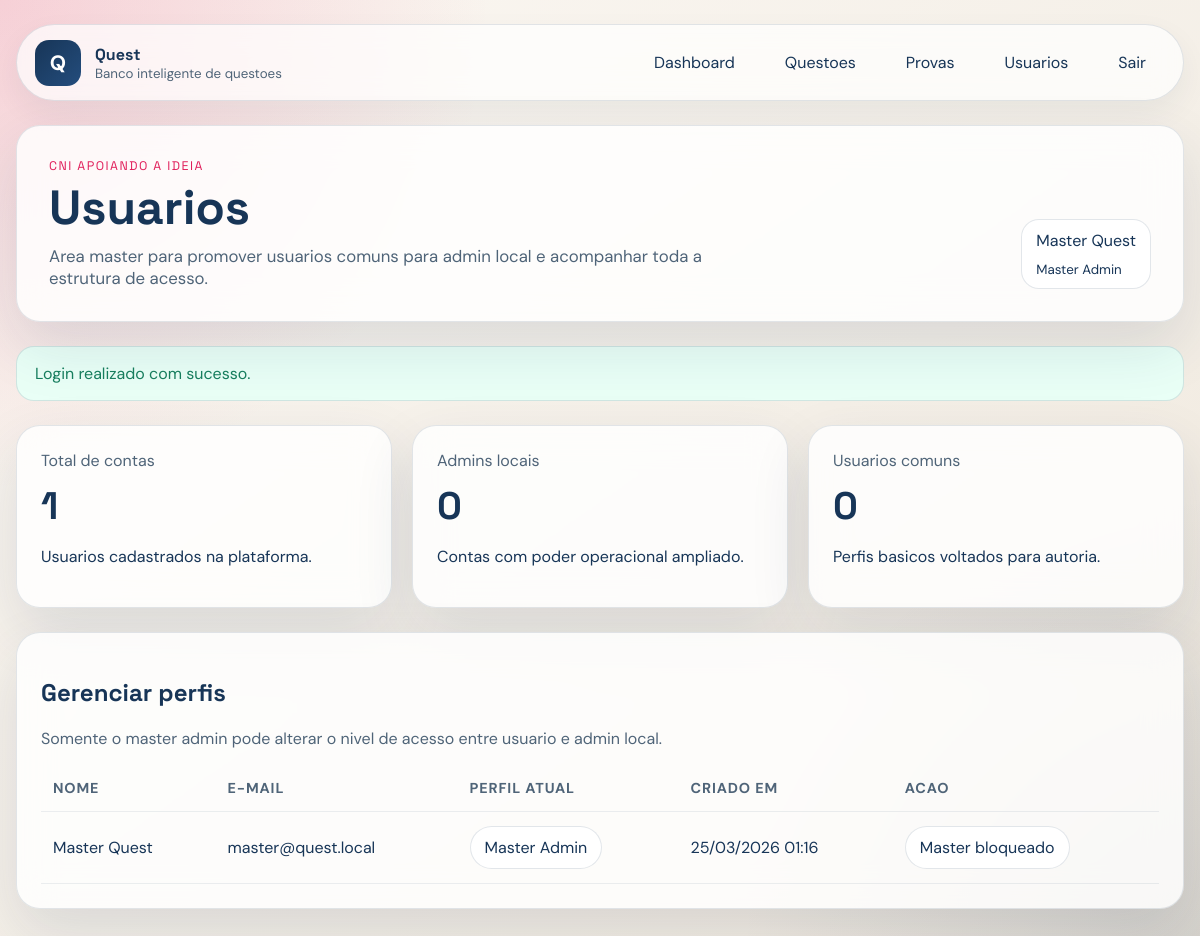
/users.php (signed in), run on the app's committed database.
### tables this page shows
CREATE TABLE IF NOT EXISTS `users` (
    `id` INT UNSIGNED NOT NULL AUTO_INCREMENT,
    `name` VARCHAR(120) NOT NULL,
    `email` VARCHAR(180) NOT NULL,
    `password_hash` VARCHAR(255) NOT NULL,
    `role` ENUM('master_admin', 'local_admin', 'user') NOT NULL DEFAULT 'user',
    `created_at` TIMESTAMP NOT NULL DEFAULT CURRENT_TIMESTAMP,
    `updated_at` TIMESTAMP NOT NULL DEFAULT CURRENT_TIMESTAMP ON UPDATE CURRENT_TIMESTAMP,
    PRIMARY KEY (`id`),
    UNIQUE KEY `users_email_unique` (`email`)
);

### bootstrap.php (called while the page is built, shortened)
<?php
$config = require __DIR__ . '/config.php';
require_once __DIR__ . '/includes/layout.php';
function config(?string $key = null, mixed $default = null): mixed
{
    global $config;
    $value = $config;
    foreach (explode('.', $key) as $segment) {
        $value = $value[$segment];
    }
    return $value;
}
function db(): PDO
{
    static $pdo = null;
    if ($pdo instanceof PDO) {
        return $pdo;
    }
    $dbConfig = config('db');
    $dsn = sprintf(
        'mysql:host=%s;port=%d;dbname=%s;charset=%s',
        $dbConfig['host'],
        $dbConfig['port'],
        $dbConfig['database'],
        $dbConfig['charset']
    );
    try {
        $pdo = new PDO(
            $dsn,
            $dbConfig['username'],
            $dbConfig['password'],
            [
                PDO::ATTR_ERRMODE => PDO::ERRMODE_EXCEPTION,
                PDO::ATTR_DEFAULT_FETCH_MODE => PDO::FETCH_ASSOC,
                PDO::ATTR_EMULATE_PREPARES => false,
            ]
        );
    } catch (PDOException $exception) {
        throw new RuntimeException('Nao foi possivel conectar ao banco de dados: ' . $exception->getMessage());
    }
    return $pdo;
}
function h(?string $value): string
{
    return htmlspecialchars((string) $value, ENT_QUOTES, 'UTF-8');
}
function pull_flashes(): array
{
    $messages = $_SESSION['flash_messages'] ?? [];
    return $messages;
}
function current_user(): ?array
{
    static $user = false;
    if ($user !== false) {
        return $user;
    }
    $userId = $_SESSION['user_id'] ?? null;
    $statement = db()->prepare('SELECT * FROM users WHERE id = :id LIMIT 1');
    $statement->execute(['id' => $userId]);
    $user = $statement->fetch() ?: null;
    return $user;
}
function require_login(): void
{
    if (current_user() === null) {
        flash('error', 'Faca login para continuar.');
        redirect('login.php');
    }
}
function has_role(string|array $roles): bool
{
    $user = current_user();
    return in_array($user['role'], (array) $roles, true);
}
function require_role(string|array $roles): void
{
    require_login();
}
function role_label(string $role): string
{
    return match ($role) {
        'master_admin' => 'Master Admin',
        'local_admin' => 'Admin Local',
        default => 'Usuario',
    };
}
function can_manage_users(): bool
{
    return has_role('master_admin');
}

### users.php (the view, shortened to what this page needs)
<?php
require __DIR__ . '/bootstrap.php';
require_role('master_admin');
$users = db()->query('SELECT id, name, email, role, created_at FROM users ORDER BY created_at DESC')->fetchAll();
$counts = [
    'total' => count($users),
    'local_admins' => count(array_filter($users, static fn(array $user): bool => $user['role'] === 'local_admin')),
    'users' => count(array_filter($users, static fn(array $user): bool => $user['role'] === 'user')),
];
render_header(
    'Usuarios',
    'Area master para promover usuarios comuns para admin local e acompanhar toda a estrutura de acesso.'
);
?>
<section class="stats-grid">
    <article>
        <span class="metric-copy">Total de contas</span>
        <strong class="metric-number"><?= h((string) $counts['total']) ?></strong>
        <p>Usuarios cadastrados na plataforma.</p>
    </article>
    <article>
        <span class="metric-copy">Admins locais</span>
        <strong class="metric-number"><?= h((string) $counts['local_admins']) ?></strong>
        <p>Contas com poder operacional ampliado.</p>
    </article>
    <article>
        <span class="metric-copy">Usuarios comuns</span>
        <strong class="metric-number"><?= h((string) $counts['users']) ?></strong>
        <p>Perfis basicos voltados para autoria.</p>
    </article>
</section>
<section class="panel">
    <h2>Gerenciar perfis</h2>
    <p>Somente o master admin pode alterar o nivel de acesso entre usuario e admin local.</p>
    <div class="table-wrap">
        <table>
            <thead>
            <tr>
                <th>Nome</th>
                <th>E-mail</th>
                <th>Perfil atual</th>
                <th>Criado em</th>
                <th>Acao</th>
            </tr>
            </thead>
            <tbody>
            <?php foreach ($users as $managedUser): ?>
                <tr>
                    <td><?= h($managedUser['name']) ?></td>
                    <td><?= h($managedUser['email']) ?></td>
                    <td>
                        <span class="badge <?= $managedUser['role'] === 'local_admin' ? 'badge-accent' : '' ?>">
                            <?= h(role_label($managedUser['role'])) ?>
                        </span>
                    </td>
                    <td><?= h(date('d/m/Y H:i', strtotime((string) $managedUser['created_at']))) ?></td>
                    <td>
                        <?php if ($managedUser['role'] === 'master_admin'): ?>
                            <span class="badge">Master bloqueado</span>
                        <?php endif; ?>
                    </td>
                </tr>
            <?php endforeach; ?>
            </tbody>
        </table>
    </div>
</section>
<?php render_footer(); ?>

### includes/layout.php (shortened to what this page needs)
<?php
function render_header(string $title, string $subtitle = ''): void
{
    $user = function_exists('current_user') ? current_user() : null;
    $flashes = function_exists('pull_flashes') ? pull_flashes() : [];
    ?>
<!DOCTYPE html>
<html lang="pt-BR">
<head>
    <link rel="stylesheet" href="assets/css/app.css">
</head>
<body>
    <div class="page-shell">
        <header class="topbar">
            <a class="brand" href="<?= $user ? 'dashboard.php' : 'index.php' ?>">
                <span class="brand-mark">Q</span>
                <span>
                    <strong>Quest</strong>
                    <small>Banco inteligente de questoes</small>
                </span>
            </a>
            <nav class="topbar-nav">
                <?php if ($user): ?>
                    <a href="dashboard.php">Dashboard</a>
                    <a href="questions.php">Questoes</a>
                    <a href="exams.php">Provas</a>
                    <?php if (can_manage_users()): ?>
                        <a href="users.php">Usuarios</a>
                    <?php endif; ?>
                    <a class="ghost-button" href="logout.php">Sair</a>
                <?php else: ?>
                    <a href="login.php">Entrar</a>
                    <a class="ghost-button" href="register.php">Criar conta</a>
                <?php endif; ?>
            </nav>
        </header>
        <main class="page-content">
            <section class="page-hero">
                <div>
                    <p class="eyebrow">CNI apoiando a ideia</p>
                    <h1><?= h($title) ?></h1>
                    <?php if ($subtitle !== ''): ?>
                        <p class="page-subtitle"><?= h($subtitle) ?></p>
                    <?php endif; ?>
                </div>
                <?php if ($user): ?>
                    <div class="user-badge">
                        <span><?= h($user['name']) ?></span>
                        <small><?= h(role_label($user['role'])) ?></small>
                    </div>
                <?php endif; ?>
            </section>
            <?php foreach ($flashes as $flash): ?>
                <div class="flash flash-<?= h($flash['type']) ?>"><?= h($flash['message']) ?></div>
            <?php endforeach; ?>
<?php
}
function render_footer(): void
{
    ?>
        </main>
    </div>
</body>
</html>
<?php
}

### assets/css/app.css (style rules this page uses)
:root { --bg: #f4efe7; --surface: rgba(255, 255, 255, 0.82); --surface-strong: #ffffff; --ink: #173557; --ink-soft: #4f6478; --accent: #e01e5a; --accent-soft: #ffe2eb; --success: #177f5e; --danger: #b83232; --border: rgba(23, 53, 87, 0.12); --shadow: 0 24px 60px rgba(23, 53, 87, 0.12); --radius: 24px; }
* { box-sizing: border-box; }
body { margin: 0; min-height: 100vh; font-family: 'DM Sans', Arial, sans-serif; color: var(--ink); background: radial-gradient(circle at top left, rgba(224, 30, 90, 0.18), transparent 32%), radial-gradient(circle at bottom right, rgba(23, 53, 87, 0.12), transparent 30%), linear-gradient(145deg, #fbf7f2 0%, #f4efe7 55%, #efe7db 100%); }
a { color: inherit; text-decoration: none; }
.page-shell { width: min(1180px, calc(100% - 32px)); margin: 0 auto; padding: 24px 0 48px; }
.topbar { display: flex; align-items: center; justify-content: space-between; gap: 20px; padding: 14px 18px; border: 1px solid var(--border); border-radius: 999px; background: rgba(255, 255, 255, 0.7); backdrop-filter: blur(14px); box-shadow: 0 12px 30px rgba(23, 53, 87, 0.06); }
.brand { display: inline-flex; align-items: center; gap: 14px; }
.brand strong, .eyebrow, h1, h2, h3 { font-family: 'Space Grotesk', Arial, sans-serif; }
.brand-mark { display: inline-flex; align-items: center; justify-content: center; width: 46px; height: 46px; border-radius: 14px; background: linear-gradient(135deg, var(--ink), #244d7d); color: #fff; font-size: 1.3rem; font-weight: 700; }
.brand small { display: block; color: var(--ink-soft); }
.topbar-nav, .form-actions, .inline-actions, .question-actions { display: flex; align-items: center; gap: 12px; flex-wrap: wrap; }
.topbar-nav a, .ghost-button, .button, .button-secondary, .button-danger { display: inline-flex; align-items: center; justify-content: center; padding: 12px 18px; border-radius: 999px; border: 1px solid transparent; transition: transform 0.2s ease, box-shadow 0.2s ease; cursor: pointer; }
.ghost-button { border-color: var(--border); background: transparent; }
.page-content { display: flex; flex-direction: column; gap: 24px; margin-top: 24px; }
.page-hero, .panel, .stats-grid article, .auth-card, .question-card, .split-card > section, .empty-state { border: 1px solid var(--border); border-radius: var(--radius); background: var(--surface); backdrop-filter: blur(18px); box-shadow: var(--shadow); }
.page-hero { display: flex; justify-content: space-between; align-items: end; gap: 24px; padding: 32px; }
.eyebrow { margin: 0 0 10px; color: var(--accent); text-transform: uppercase; letter-spacing: 0.12em; font-size: 0.78rem; }
h1 { margin: 0; font-size: clamp(2rem, 4vw, 3.8rem); line-height: 0.98; }
.page-subtitle, .helper-text, .metric-copy, .question-meta, .panel p, .auth-card > p, .empty-state p { color: var(--ink-soft); }
.page-subtitle { max-width: 720px; margin: 14px 0 0; font-size: 1.05rem; }
.user-badge, .status-pill, .badge { display: inline-flex; align-items: center; gap: 10px; padding: 10px 14px; border-radius: 999px; background: var(--surface-strong); border: 1px solid var(--border); }
.user-badge { flex-direction: column; align-items: flex-start; border-radius: 18px; }
.flash { padding: 16px 18px; border-radius: 18px; border: 1px solid var(--border); }
.flash-success { background: #e9fff6; color: var(--success); }
.hero-grid, .stats-grid, .card-grid, .split-card, .form-grid, .option-list, .mini-list, .question-list { display: grid; gap: 20px; }
.stats-grid { grid-template-columns: repeat(3, minmax(0, 1fr)); }
.panel, .stats-grid article, .auth-card, .question-card, .split-card > section, .empty-state { padding: 24px; }
.metric-number { display: block; margin-top: 10px; font-family: 'Space Grotesk', Arial, sans-serif; font-size: 2.4rem; font-weight: 700; }
.table-wrap { overflow-x: auto; }
table { width: 100%; border-collapse: collapse; }
th, td { padding: 14px 12px; border-bottom: 1px solid rgba(23, 53, 87, 0.08); text-align: left; }
th { color: var(--ink-soft); font-size: 0.9rem; text-transform: uppercase; letter-spacing: 0.06em; }

### data on the page
users: name "Master Quest", role "Master Admin", role "1", role "0", email "master@quest.local", created_at "25/03/2026 01:16", shows "Master bloqueado"

### other printed values
$title "Usuarios"
$subtitle "Area master para promover usuarios comuns para admin local e acompanhar toda a estrutura de acesso."
$flash['message'] "Login realizado com sucesso."
